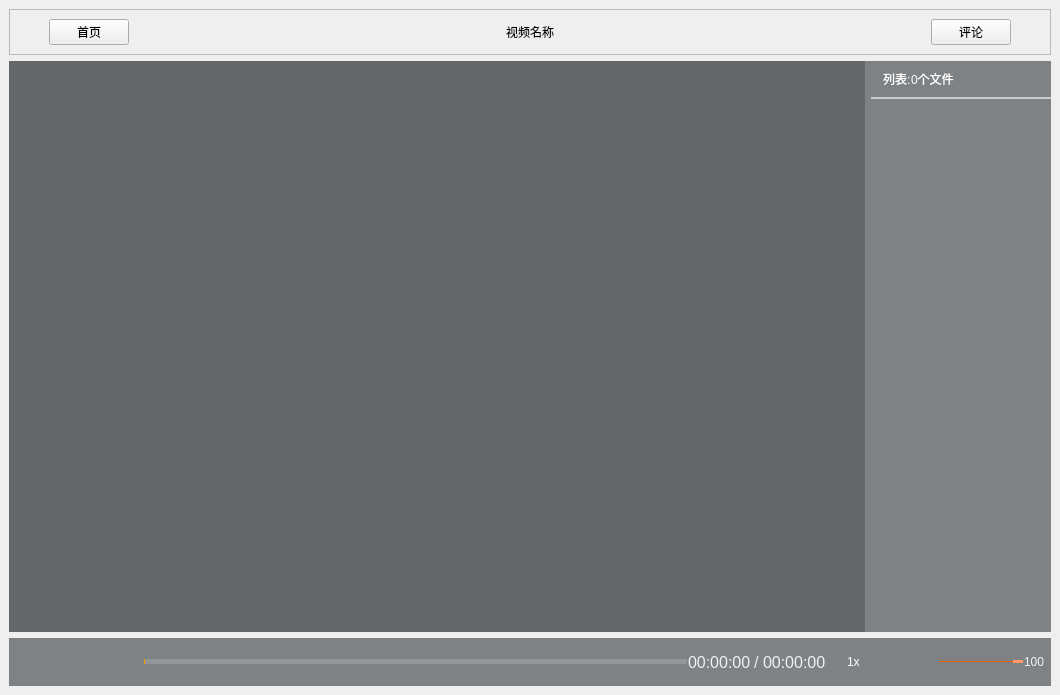
<?xml version="1.0" encoding="UTF-8"?>
<ui version="4.0">
 <class>MainWindow</class>
 <widget class="QWidget" name="MainWindow">
  <property name="geometry">
   <rect>
    <x>0</x>
    <y>0</y>
    <width>1060</width>
    <height>695</height>
   </rect>
  </property>
  <property name="windowTitle">
   <string>Form</string>
  </property>
  <layout class="QVBoxLayout" name="verticalLayout">
   <property name="spacing">
    <number>0</number>
   </property>
   <property name="leftMargin">
    <number>0</number>
   </property>
   <property name="topMargin">
    <number>0</number>
   </property>
   <property name="rightMargin">
    <number>0</number>
   </property>
   <property name="bottomMargin">
    <number>0</number>
   </property>
   <item>
    <widget class="QWidget" name="widget_container" native="true">
     <property name="styleSheet">
      <string notr="true">.QWidget#widget_container{border-image: url(:/image/DM_20240404144729_001.jpg);}

</string>
     </property>
     <layout class="QVBoxLayout" name="verticalLayout_3">
      <item>
       <widget class="QFrame" name="frame">
        <property name="frameShape">
         <enum>QFrame::StyledPanel</enum>
        </property>
        <property name="frameShadow">
         <enum>QFrame::Raised</enum>
        </property>
        <layout class="QHBoxLayout" name="horizontalLayout_6">
         <item>
          <spacer name="horizontalSpacer_8">
           <property name="orientation">
            <enum>Qt::Horizontal</enum>
           </property>
           <property name="sizeType">
            <enum>QSizePolicy::Fixed</enum>
           </property>
           <property name="sizeHint" stdset="0">
            <size>
             <width>30</width>
             <height>20</height>
            </size>
           </property>
          </spacer>
         </item>
         <item>
          <widget class="QPushButton" name="pushButton">
           <property name="text">
            <string>首页</string>
           </property>
          </widget>
         </item>
         <item>
          <spacer name="horizontalSpacer_9">
           <property name="orientation">
            <enum>Qt::Horizontal</enum>
           </property>
           <property name="sizeHint" stdset="0">
            <size>
             <width>334</width>
             <height>20</height>
            </size>
           </property>
          </spacer>
         </item>
         <item>
          <widget class="QLabel" name="label_4">
           <property name="text">
            <string>视频名称</string>
           </property>
          </widget>
         </item>
         <item>
          <spacer name="horizontalSpacer_10">
           <property name="orientation">
            <enum>Qt::Horizontal</enum>
           </property>
           <property name="sizeHint" stdset="0">
            <size>
             <width>334</width>
             <height>20</height>
            </size>
           </property>
          </spacer>
         </item>
         <item>
          <widget class="QPushButton" name="pushButton_2">
           <property name="text">
            <string>评论</string>
           </property>
          </widget>
         </item>
         <item>
          <spacer name="horizontalSpacer_11">
           <property name="orientation">
            <enum>Qt::Horizontal</enum>
           </property>
           <property name="sizeType">
            <enum>QSizePolicy::Fixed</enum>
           </property>
           <property name="sizeHint" stdset="0">
            <size>
             <width>30</width>
             <height>20</height>
            </size>
           </property>
          </spacer>
         </item>
        </layout>
       </widget>
      </item>
      <item>
       <widget class="QWidget" name="widget_video_back" native="true">
        <property name="styleSheet">
         <string notr="true">QWidget#widget_video_back
{
	background-color: rgba(60, 65, 68,160);
}</string>
        </property>
        <layout class="QHBoxLayout" name="horizontalLayout_4">
         <property name="leftMargin">
          <number>0</number>
         </property>
         <property name="topMargin">
          <number>0</number>
         </property>
         <property name="rightMargin">
          <number>0</number>
         </property>
         <property name="bottomMargin">
          <number>0</number>
         </property>
         <item>
          <widget class="QStackedWidget" name="stackedWidget">
           <property name="currentIndex">
            <number>0</number>
           </property>
           <widget class="QWidget" name="page_open">
            <property name="styleSheet">
             <string notr="true">QWidget#page_open
{
	background-color:rgba(0, 0, 0, 0);;
}</string>
            </property>
            <layout class="QVBoxLayout" name="verticalLayout_6">
             <property name="spacing">
              <number>0</number>
             </property>
             <property name="leftMargin">
              <number>0</number>
             </property>
             <property name="topMargin">
              <number>0</number>
             </property>
             <property name="rightMargin">
              <number>0</number>
             </property>
             <property name="bottomMargin">
              <number>0</number>
             </property>
             <item>
              <widget class="QWidget" name="widget_showopen" native="true">
               <property name="sizePolicy">
                <sizepolicy hsizetype="Preferred" vsizetype="Expanding">
                 <horstretch>0</horstretch>
                 <verstretch>0</verstretch>
                </sizepolicy>
               </property>
               <property name="styleSheet">
                <string notr="true">QWidget#widget_showopen
{
	
	background-color: rgba(60, 65, 68,100);
}</string>
               </property>
               <layout class="QVBoxLayout" name="verticalLayout_5">
                <item>
                 <layout class="QHBoxLayout" name="horizontalLayout_3">
                  <item>
                   <spacer name="horizontalSpacer">
                    <property name="orientation">
                     <enum>Qt::Horizontal</enum>
                    </property>
                    <property name="sizeHint" stdset="0">
                     <size>
                      <width>40</width>
                      <height>20</height>
                     </size>
                    </property>
                   </spacer>
                  </item>
                  <item>
                   <widget class="QToolButton" name="toolButton_open">
                    <property name="minimumSize">
                     <size>
                      <width>160</width>
                      <height>50</height>
                     </size>
                    </property>
                    <property name="cursor">
                     <cursorShape>PointingHandCursor</cursorShape>
                    </property>
                    <property name="styleSheet">
                     <string notr="true">border:none;</string>
                    </property>
                    <property name="text">
                     <string/>
                    </property>
                    <property name="icon">
                     <iconset resource="../resources/resources.qrc">
                      <normaloff>:/image/start_focus.png</normaloff>:/image/start_focus.png</iconset>
                    </property>
                    <property name="iconSize">
                     <size>
                      <width>50</width>
                      <height>50</height>
                     </size>
                    </property>
                   </widget>
                  </item>
                  <item>
                   <spacer name="horizontalSpacer_2">
                    <property name="orientation">
                     <enum>Qt::Horizontal</enum>
                    </property>
                    <property name="sizeHint" stdset="0">
                     <size>
                      <width>40</width>
                      <height>20</height>
                     </size>
                    </property>
                   </spacer>
                  </item>
                 </layout>
                </item>
               </layout>
              </widget>
             </item>
            </layout>
           </widget>
           <widget class="QWidget" name="page_audio">
            <layout class="QVBoxLayout" name="verticalLayout_2">
             <item>
              <widget class="QLabel" name="label">
               <property name="styleSheet">
                <string notr="true">image: url(:/image/audio.png);</string>
               </property>
               <property name="text">
                <string/>
               </property>
              </widget>
             </item>
            </layout>
           </widget>
           <widget class="QWidget" name="page_video">
            <layout class="QVBoxLayout" name="verticalLayout_8">
             <property name="spacing">
              <number>0</number>
             </property>
             <property name="leftMargin">
              <number>0</number>
             </property>
             <property name="topMargin">
              <number>0</number>
             </property>
             <property name="rightMargin">
              <number>0</number>
             </property>
             <property name="bottomMargin">
              <number>0</number>
             </property>
             <item>
              <widget class="ShowVideoWidget" name="widget_videoPlayer" native="true">
               <property name="enabled">
                <bool>true</bool>
               </property>
               <property name="sizePolicy">
                <sizepolicy hsizetype="Preferred" vsizetype="Expanding">
                 <horstretch>0</horstretch>
                 <verstretch>0</verstretch>
                </sizepolicy>
               </property>
               <property name="mouseTracking">
                <bool>true</bool>
               </property>
               <property name="styleSheet">
                <string notr="true">QWidget#widget_videoPlayer
{
	background-color: rgb(255, 55, 195);
}</string>
               </property>
              </widget>
             </item>
            </layout>
           </widget>
          </widget>
         </item>
         <item>
          <widget class="QWidget" name="widget_list" native="true">
           <property name="maximumSize">
            <size>
             <width>180</width>
             <height>16777215</height>
            </size>
           </property>
           <property name="styleSheet">
            <string notr="true">QWidget#widget_left
{
	background-color: rgb(47, 48, 57);
}
</string>
           </property>
           <layout class="QVBoxLayout" name="verticalLayout_4">
            <property name="spacing">
             <number>0</number>
            </property>
            <property name="leftMargin">
             <number>0</number>
            </property>
            <property name="topMargin">
             <number>0</number>
            </property>
            <property name="rightMargin">
             <number>0</number>
            </property>
            <property name="bottomMargin">
             <number>0</number>
            </property>
            <item>
             <widget class="QWidget" name="widget_4" native="true">
              <layout class="QHBoxLayout" name="horizontalLayout_5">
               <property name="spacing">
                <number>0</number>
               </property>
               <property name="leftMargin">
                <number>12</number>
               </property>
               <property name="topMargin">
                <number>0</number>
               </property>
               <property name="rightMargin">
                <number>12</number>
               </property>
               <property name="bottomMargin">
                <number>0</number>
               </property>
               <item>
                <widget class="QLabel" name="label_3">
                 <property name="styleSheet">
                  <string notr="true">color:#ffffff;
font-size:12px;</string>
                 </property>
                 <property name="text">
                  <string>列表:</string>
                 </property>
                </widget>
               </item>
               <item>
                <widget class="QLabel" name="label_num">
                 <property name="styleSheet">
                  <string notr="true">color:#ffffff;
font-size:12px;</string>
                 </property>
                 <property name="text">
                  <string>0个文件</string>
                 </property>
                </widget>
               </item>
               <item>
                <spacer name="horizontalSpacer_4">
                 <property name="orientation">
                  <enum>Qt::Horizontal</enum>
                 </property>
                 <property name="sizeHint" stdset="0">
                  <size>
                   <width>40</width>
                   <height>20</height>
                  </size>
                 </property>
                </spacer>
               </item>
               <item>
                <widget class="QPushButton" name="pushButton_open">
                 <property name="minimumSize">
                  <size>
                   <width>36</width>
                   <height>36</height>
                  </size>
                 </property>
                 <property name="cursor">
                  <cursorShape>PointingHandCursor</cursorShape>
                 </property>
                 <property name="styleSheet">
                  <string notr="true">QPushButton{ 
image: url(:image/open_normal.png);
border-radius:0px; 
} 
QPushButton:hover{ 
image: url(:image/open_focus.png);
border-radius:0px; 
} 
QPushButton:pressed{ 
image: url(:image/open_normal.png);
border-radius:0px; 
}
</string>
                 </property>
                 <property name="text">
                  <string/>
                 </property>
                </widget>
               </item>
               <item>
                <spacer name="horizontalSpacer_7">
                 <property name="orientation">
                  <enum>Qt::Horizontal</enum>
                 </property>
                 <property name="sizeType">
                  <enum>QSizePolicy::Fixed</enum>
                 </property>
                 <property name="sizeHint" stdset="0">
                  <size>
                   <width>6</width>
                   <height>20</height>
                  </size>
                 </property>
                </spacer>
               </item>
               <item>
                <widget class="QPushButton" name="pushButton_clear">
                 <property name="minimumSize">
                  <size>
                   <width>32</width>
                   <height>32</height>
                  </size>
                 </property>
                 <property name="maximumSize">
                  <size>
                   <width>32</width>
                   <height>32</height>
                  </size>
                 </property>
                 <property name="cursor">
                  <cursorShape>PointingHandCursor</cursorShape>
                 </property>
                 <property name="styleSheet">
                  <string notr="true">QPushButton{ 
	padding:6px;
	border:none;
	image: url(:/player/image/videoplayer/delete.png);
}  
QPushButton:hover{ 
padding:3px;
} 
QPushButton:pressed{ 

}
</string>
                 </property>
                 <property name="text">
                  <string/>
                 </property>
                </widget>
               </item>
              </layout>
             </widget>
            </item>
            <item>
             <widget class="QWidget" name="widget_5" native="true">
              <property name="sizePolicy">
               <sizepolicy hsizetype="Preferred" vsizetype="Expanding">
                <horstretch>0</horstretch>
                <verstretch>0</verstretch>
               </sizepolicy>
              </property>
              <property name="styleSheet">
               <string notr="true">QWidget#widget_5
{
	border-radius:0px;
border-top-style: solid; 
border-top-width: 2px; 
border-top-color: #cccccc; 
}</string>
              </property>
              <layout class="QVBoxLayout" name="verticalLayout_9">
               <property name="spacing">
                <number>0</number>
               </property>
               <property name="leftMargin">
                <number>0</number>
               </property>
               <property name="topMargin">
                <number>0</number>
               </property>
               <property name="rightMargin">
                <number>0</number>
               </property>
               <property name="bottomMargin">
                <number>0</number>
               </property>
               <item>
                <widget class="QListWidget" name="listWidget">
                 <property name="styleSheet">
                  <string notr="true">QListWidget
{
	border:none;
	background-color: transparent;
}

QListView::item{

padding:0 0px; 
font-size:14px;
height:30px;
font-family: &quot;微软雅黑&quot;;
color: rgb(255,255,255);
}

QListView::item:hover {
background-color: rgba(255, 255, 255, 100);
}

QListView::item:selected {
/*background-color: #4B5CC4;*/
background-color: rgba(255, 255, 255, 130);
}


/*
QListView::item:selected:!active {
border-radius:5px; 
border:1px solid rgb(210, 225, 230);
background-color: qlineargradient(spread:reflect, x1:0.501, y1:0, x2:0.506, y2:0.489182, stop:0.0284091 rgba(255, 255, 255, 255), stop:1 rgba(255, 170, 0, 255));
}
QListView::item:selected:active {
border-radius:5px; 
border:1px solid rgb(210, 225, 230);
background-color: qlineargradient(spread:reflect, x1:0.501, y1:0, x2:0.506, y2:0.489182, stop:0.0284091 rgba(255, 255, 255, 255), stop:1 rgba(255, 170, 0, 255));
}
*/</string>
                 </property>
                 <property name="horizontalScrollBarPolicy">
                  <enum>Qt::ScrollBarAlwaysOff</enum>
                 </property>
                 <property name="showDropIndicator" stdset="0">
                  <bool>true</bool>
                 </property>
                 <property name="selectionMode">
                  <enum>QAbstractItemView::ExtendedSelection</enum>
                 </property>
                 <property name="selectionRectVisible">
                  <bool>false</bool>
                 </property>
                </widget>
               </item>
               <item>
                <spacer name="verticalSpacer">
                 <property name="orientation">
                  <enum>Qt::Vertical</enum>
                 </property>
                 <property name="sizeType">
                  <enum>QSizePolicy::Fixed</enum>
                 </property>
                 <property name="sizeHint" stdset="0">
                  <size>
                   <width>20</width>
                   <height>10</height>
                  </size>
                 </property>
                </spacer>
               </item>
              </layout>
             </widget>
            </item>
           </layout>
          </widget>
         </item>
        </layout>
       </widget>
      </item>
      <item>
       <widget class="QWidget" name="widget_controller" native="true">
        <property name="styleSheet">
         <string notr="true">QWidget#widget_controller
{
	background-color: rgba(60, 65, 68,160);
}</string>
        </property>
        <layout class="QVBoxLayout" name="verticalLayout_7">
         <property name="leftMargin">
          <number>6</number>
         </property>
         <property name="topMargin">
          <number>6</number>
         </property>
         <property name="rightMargin">
          <number>6</number>
         </property>
         <property name="bottomMargin">
          <number>6</number>
         </property>
         <item>
          <layout class="QHBoxLayout" name="horizontalLayout_2">
           <property name="spacing">
            <number>1</number>
           </property>
           <property name="rightMargin">
            <number>0</number>
           </property>
           <item>
            <spacer name="horizontalSpacer_3">
             <property name="orientation">
              <enum>Qt::Horizontal</enum>
             </property>
             <property name="sizeType">
              <enum>QSizePolicy::Fixed</enum>
             </property>
             <property name="sizeHint" stdset="0">
              <size>
               <width>6</width>
               <height>20</height>
              </size>
             </property>
            </spacer>
           </item>
           <item>
            <widget class="QPushButton" name="pushButton_play">
             <property name="minimumSize">
              <size>
               <width>36</width>
               <height>36</height>
              </size>
             </property>
             <property name="cursor">
              <cursorShape>PointingHandCursor</cursorShape>
             </property>
             <property name="styleSheet">
              <string notr="true">QPushButton{ 
image: url(:image/start_normal.png);
border-radius:0px; 
}  
QPushButton:hover{ 
image: url(:image/start_focus.png);
border-radius:0px; 
} 
QPushButton:pressed{ 
image: url(:image/start_normal.png);
border-radius:0px; 
}
</string>
             </property>
             <property name="text">
              <string/>
             </property>
            </widget>
           </item>
           <item>
            <widget class="QPushButton" name="pushButton_pause">
             <property name="minimumSize">
              <size>
               <width>36</width>
               <height>36</height>
              </size>
             </property>
             <property name="cursor">
              <cursorShape>PointingHandCursor</cursorShape>
             </property>
             <property name="styleSheet">
              <string notr="true">QPushButton{ 
image: url(:image/pause_normal.png);
border-radius:0px; 
} 
QPushButton:hover{ 
image: url(:image/pause_focus.png);
border-radius:0px; 
} 
QPushButton:pressed{ 
image: url(:image/pause_normal.png);
border-radius:0px; 
}
</string>
             </property>
             <property name="text">
              <string/>
             </property>
            </widget>
           </item>
           <item>
            <spacer name="horizontalSpacer_5">
             <property name="orientation">
              <enum>Qt::Horizontal</enum>
             </property>
             <property name="sizeType">
              <enum>QSizePolicy::Fixed</enum>
             </property>
             <property name="sizeHint" stdset="0">
              <size>
               <width>6</width>
               <height>20</height>
              </size>
             </property>
            </spacer>
           </item>
           <item>
            <widget class="QPushButton" name="pushButton_stop">
             <property name="minimumSize">
              <size>
               <width>36</width>
               <height>36</height>
              </size>
             </property>
             <property name="cursor">
              <cursorShape>PointingHandCursor</cursorShape>
             </property>
             <property name="styleSheet">
              <string notr="true">QPushButton{ 
image: url(:image/stop_normal.png);
border-radius:0px; 
}  
QPushButton:hover{ 
image: url(:image/stop_focus.png);
border-radius:0px; 
} 
QPushButton:pressed{ 
image: url(:image/stop_normal.png);
border-radius:0px; 
}
</string>
             </property>
             <property name="text">
              <string/>
             </property>
            </widget>
           </item>
           <item>
            <spacer name="horizontalSpacer_6">
             <property name="orientation">
              <enum>Qt::Horizontal</enum>
             </property>
             <property name="sizeType">
              <enum>QSizePolicy::Fixed</enum>
             </property>
             <property name="sizeHint" stdset="0">
              <size>
               <width>6</width>
               <height>20</height>
              </size>
             </property>
            </spacer>
           </item>
           <item>
            <widget class="VideoSlider" name="horizontalSlider">
             <property name="cursor">
              <cursorShape>PointingHandCursor</cursorShape>
             </property>
             <property name="styleSheet">
              <string notr="true">QSlider::groove:horizontal {
border: 0px solid #bbb;
}

QSlider::sub-page:horizontal {
background-color: #ff9900;
border-bottom-left-radius: 2px; 
border-top-left-radius: 2px; 

border-radius: 2px; 
margin-top:5px;
margin-bottom:5px;
}

QSlider::add-page:horizontal {
background-color: rgba(228, 228, 228, 50);v
border: 0px solid #777;
border-radius: 2px;
margin-top:5px;
margin-bottom:5px;
}
/*
QSlider::handle:horizontal {
background: rgb(255,153,102); 
border: 1px solid rgb(255,153,102); 
width: 14px;
height:10px;
border-radius: 7px;
margin-top:2px;
margin-bottom:2px;
}

QSlider::handle:horizontal:hover {
background: rgb(255,128,6); 
border: 1px solid rgba(102,102,102,102);
border-radius: 7px;
}*/

QSlider::sub-page:horizontal:disabled {
background: #bbb;
border-color: #999;
}

QSlider::add-page:horizontal:disabled {
background: #eee;
border-color: #999;
}

QSlider::handle:horizontal:disabled {
background: #eee;
border: 1px solid #aaa;
border-radius: 2px;
}
</string>
             </property>
             <property name="maximum">
              <number>100</number>
             </property>
             <property name="value">
              <number>0</number>
             </property>
             <property name="orientation">
              <enum>Qt::Horizontal</enum>
             </property>
            </widget>
           </item>
           <item>
            <layout class="QHBoxLayout" name="horizontalLayout">
             <property name="spacing">
              <number>3</number>
             </property>
             <item>
              <widget class="QLabel" name="label_currenttime">
               <property name="styleSheet">
                <string notr="true">QLabel{
	border-radius:0px;
	color: #F0F0F0;
	background-color:rgba(0,0,0,0);
	border-style:none;
font-family:&quot;微软雅黑&quot;;
font-size:16px;
}
</string>
               </property>
               <property name="text">
                <string>00:00:00</string>
               </property>
              </widget>
             </item>
             <item>
              <widget class="QLabel" name="label_2">
               <property name="styleSheet">
                <string notr="true">QLabel{
	border-radius:0px;
	color: #F0F0F0;
	background-color:rgba(0,0,0,0);
	border-style:none;
font-family:&quot;微软雅黑&quot;;
font-size:16px;
}
</string>
               </property>
               <property name="text">
                <string>/</string>
               </property>
              </widget>
             </item>
             <item>
              <widget class="QLabel" name="label_totaltime">
               <property name="styleSheet">
                <string notr="true">QLabel{
	border-radius:0px;
	color: #F0F0F0;
	background-color:rgba(0,0,0,0);
	border-style:none;
font-family:&quot;微软雅黑&quot;;
font-size:16px;
}
</string>
               </property>
               <property name="text">
                <string>00:00:00</string>
               </property>
              </widget>
             </item>
            </layout>
           </item>
           <item>
            <widget class="QComboBox" name="comboBox_speed">
             <property name="styleSheet">
              <string notr="true">QComboBox{
color: rgb(255, 255, 255);
border:0px;
padding-left:20px; 
background-color:rgba(0, 0, 0, 0);
}
 
QComboBox QAbstractItemView::item { 
font-size:13pt;
border-radius:0px; 
color: rgb(255,255,255);
background-color:rgb(20, 20, 20);
height:25px;
padding-left:15px;
}
QComboBox QAbstractItemView::item:selected { 
color: rgb(242, 211, 34);
}
QComboBox QAbstractItemView {
    outline: 0px;
    border: 0px;
}
 
QComboBox::drop-down {
border:0px;
}</string>
             </property>
             <item>
              <property name="text">
               <string>1x</string>
              </property>
             </item>
             <item>
              <property name="text">
               <string>1.25x</string>
              </property>
             </item>
             <item>
              <property name="text">
               <string>1.5x</string>
              </property>
             </item>
             <item>
              <property name="text">
               <string>2x</string>
              </property>
             </item>
            </widget>
           </item>
           <item>
            <widget class="QPushButton" name="pushButton_volume">
             <property name="minimumSize">
              <size>
               <width>36</width>
               <height>36</height>
              </size>
             </property>
             <property name="cursor">
              <cursorShape>PointingHandCursor</cursorShape>
             </property>
             <property name="styleSheet">
              <string notr="true">QPushButton{ 
image: url(:/image/volume_normal.png);
border-radius:0px; 
padding:5px;
}  
QPushButton:hover{ 
image: url(:image/stop_focus.png);
border-radius:0px; 
padding:3px;
} 
QPushButton:!checked{ 
image: url(:/image/volume_normal.png);
} 
QPushButton:checked{ 
image: url(:/image/volume_mute.png);
} 

</string>
             </property>
             <property name="text">
              <string/>
             </property>
             <property name="checkable">
              <bool>true</bool>
             </property>
            </widget>
           </item>
           <item>
            <widget class="QSlider" name="horizontalSlider_volume">
             <property name="sizePolicy">
              <sizepolicy hsizetype="Fixed" vsizetype="Fixed">
               <horstretch>0</horstretch>
               <verstretch>0</verstretch>
              </sizepolicy>
             </property>
             <property name="maximumSize">
              <size>
               <width>150</width>
               <height>16777215</height>
              </size>
             </property>
             <property name="styleSheet">
              <string notr="true">QSlider::groove:horizontal {
border: 0px solid #bbb;
}

QSlider::sub-page:horizontal {
background: rgb(235,97,0);
border-radius: 0px;
margin-top:8px;
margin-bottom:8px;
}

QSlider::add-page:horizontal {
background: rgb(255,255, 255);
border: 0px solid #777;
border-radius: 2px;
margin-top:8px;
margin-bottom:8px;
}

QSlider::handle:horizontal {
background: rgb(255,153,102); 
border: 1px solid rgb(255,153,102); 
width: 8px;
height:8px;
border-radius: 2px;
margin-top:6px;
margin-bottom:6px;
}

QSlider::handle:horizontal:hover {
background: rgb(255,128,6); 
border: 1px solid rgba(102,102,102,102);
border-radius: 7px;
}

QSlider::sub-page:horizontal:disabled {
background: #bbb;
border-color: #999;
}

QSlider::add-page:horizontal:disabled {
background: #eee;
border-color: #999;
}

QSlider::handle:horizontal:disabled {
background: #eee;
border: 1px solid #aaa;
border-radius: 4px;
}

</string>
             </property>
             <property name="maximum">
              <number>100</number>
             </property>
             <property name="singleStep">
              <number>0</number>
             </property>
             <property name="pageStep">
              <number>0</number>
             </property>
             <property name="value">
              <number>100</number>
             </property>
             <property name="orientation">
              <enum>Qt::Horizontal</enum>
             </property>
            </widget>
           </item>
           <item>
            <widget class="QLabel" name="label_volume">
             <property name="minimumSize">
              <size>
               <width>20</width>
               <height>0</height>
              </size>
             </property>
             <property name="styleSheet">
              <string notr="true">QLabel{
	border-radius:0px;
	color: #F0F0F0;
	background-color:rgba(0,0,0,0);
	border-style:none;
font: 16px &quot;微软雅黑&quot;;

}
</string>
             </property>
             <property name="text">
              <string>100</string>
             </property>
             <property name="alignment">
              <set>Qt::AlignLeading|Qt::AlignLeft|Qt::AlignVCenter</set>
             </property>
            </widget>
           </item>
          </layout>
         </item>
        </layout>
       </widget>
      </item>
     </layout>
     <zorder>widget_video_back</zorder>
     <zorder>widget_controller</zorder>
     <zorder>frame</zorder>
    </widget>
   </item>
  </layout>
 </widget>
 <customwidgets>
  <customwidget>
   <class>ShowVideoWidget</class>
   <extends>QWidget</extends>
   <header>Widget/ShowVideoWidget.h</header>
   <container>1</container>
  </customwidget>
  <customwidget>
   <class>VideoSlider</class>
   <extends>QSlider</extends>
   <header>Widget/VideoSlider.h</header>
  </customwidget>
 </customwidgets>
 <resources>
  <include location="../resources/resources.qrc"/>
 </resources>
 <connections/>
</ui>
